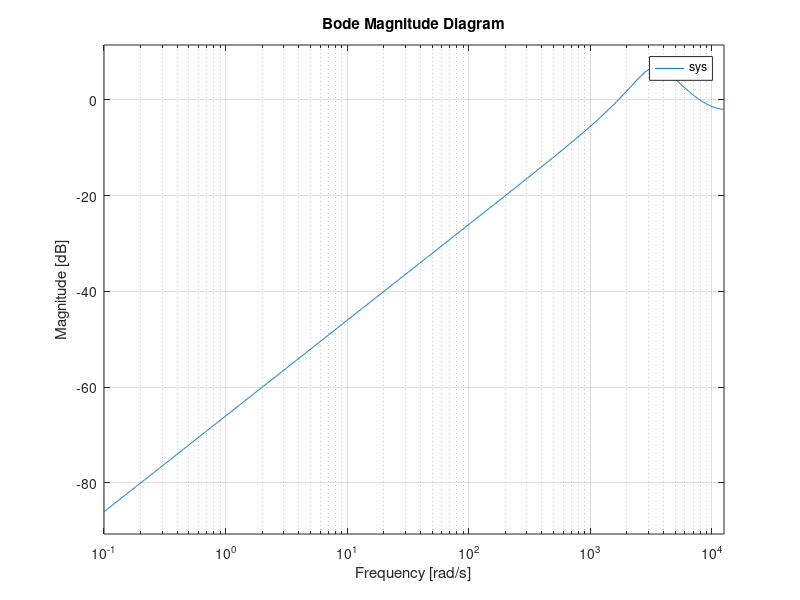

MATLAB code to generate this figure:
fs = 4000;
g = 0.5;
G = tf([1],[1,0,0],1/fs); % 2 samples delay
K = tf([g,0],[1,-1],1/fs);
sys = feedback(1,G*K);

figure()
bodemag(sys)